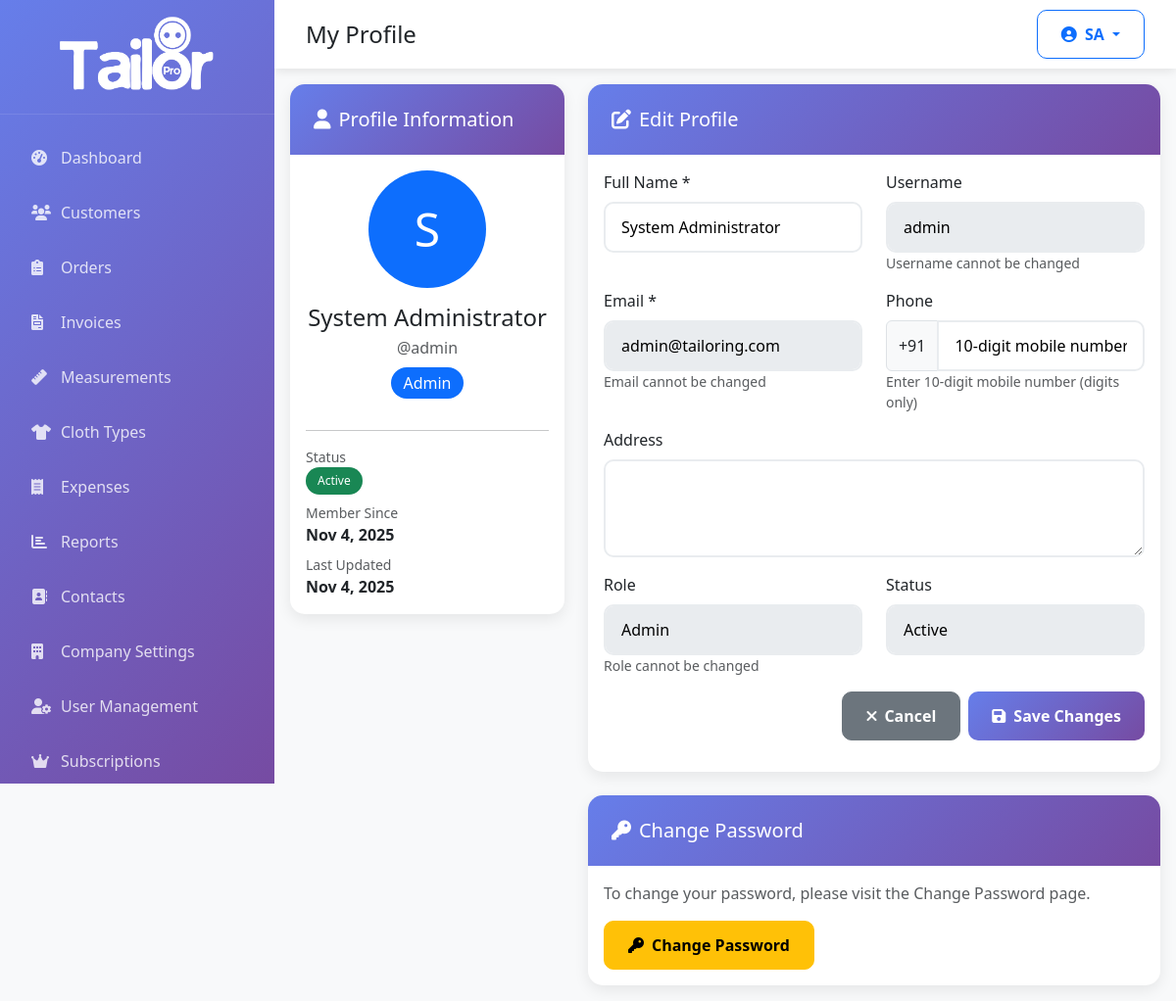
Screenshot of /admin/profile.php (signed in) with the database file from the repository.
### tables this page shows
CREATE TABLE `users` (
  `id` int(11) NOT NULL AUTO_INCREMENT,
  `company_id` int(11) DEFAULT NULL,
  `username` varchar(50) NOT NULL,
  `email` varchar(100) NOT NULL,
  `password` varchar(255) NOT NULL,
  `full_name` varchar(100) NOT NULL,
  `role` enum('admin','staff','tailor','cashier') NOT NULL DEFAULT 'staff',
  `phone` varchar(20) DEFAULT NULL,
  `address` text DEFAULT NULL,
  `status` enum('active','inactive') NOT NULL DEFAULT 'active',
  `last_login` timestamp NULL DEFAULT NULL,
  `created_at` timestamp NOT NULL DEFAULT CURRENT_TIMESTAMP,
  `updated_at` timestamp NOT NULL DEFAULT CURRENT_TIMESTAMP ON UPDATE CURRENT_TIMESTAMP,
  PRIMARY KEY (`id`),
  UNIQUE KEY `username` (`username`),
  UNIQUE KEY `email` (`email`),
  KEY `company_id` (`company_id`),
  KEY `idx_last_login` (`last_login`),
  FOREIGN KEY (`company_id`) REFERENCES `companies` (`id`) ON DELETE CASCADE
);

### config/database.php (called while the page is built, shortened)
<?php
class Database {
    private $host;
    private $db_name;
    private $username;
    private $password;
    private $charset = 'utf8mb4';
    public function __construct() {
        $isLocal = $this->isLocalEnvironment();
        if ($isLocal) {
            $this->host = 'localhost';
            $this->db_name = 'tailoring_management';
            $this->username = 'root';
            $this->password = '';
        } else {
            $this->host = 'localhost';
            $this->db_name = 'u402017191_tailorpro';
            $this->username = 'u402017191_tailorpro';
            $this->password = 'Tailorpro@99';
        }
    }
    private function isLocalEnvironment() {
        $serverName = $_SERVER['SERVER_NAME'] ?? $_SERVER['HTTP_HOST'] ?? 'localhost';
        $localIndicators = [
            'localhost',
            '127.0.0.1',
            '::1',
            'local.test',
            '.local',
            'wamp',
            'xampp'
        ];
        foreach ($localIndicators as $indicator) {
            if (stripos($serverName, $indicator) !== false) {
                return true;
            }
        }
        return false;
    }
    public function getConnection() {
        $this->conn = null;
        try {
            $dsn = "mysql:host=" . $this->host . ";dbname=" . $this->db_name . ";charset=" . $this->charset;
            $options = [
                PDO::ATTR_ERRMODE => PDO::ERRMODE_EXCEPTION,
                PDO::ATTR_DEFAULT_FETCH_MODE => PDO::FETCH_ASSOC,
                PDO::ATTR_EMULATE_PREPARES => false,
            ];
            $this->conn = new PDO($dsn, $this->username, $this->password, $options);
        } catch(PDOException $exception) {
            echo "Connection error: " . $exception->getMessage();
        }
        return $this->conn;
    }
}
?>

### models/BaseModel.php (called while the page is built, shortened)
<?php
require_once __DIR__ . '/../config/database.php';
class BaseModel {
    public function __construct() {
        $database = new Database();
        $this->conn = $database->getConnection();
    }
}
?>

### config/config.php (called while the page is built, shortened)
<?php
function format_date($date, $format = 'Y-m-d') {
    return date($format, strtotime($date));
}
function get_user_id() {
    return $_SESSION['user_id'] ?? null;
}
function get_company_id() {
    return $_SESSION['company_id'] ?? null;
}
?>

### admin/models/User.php (called while the page is built, shortened)
<?php
class User extends BaseModel {
    protected $table = 'users';
    private function getCompanyId() {
        require_once __DIR__ . '/../../config/config.php';
        return get_company_id();
    }
    public function find($id) {
        $companyId = $this->getCompanyId();
        $query = "SELECT * FROM " . $this->table . " WHERE " . $this->primary_key . " = :id";
        $query .= " LIMIT 1";
        $stmt = $this->conn->prepare($query);
        $stmt->bindParam(':id', $id);
        $stmt->execute();
        return $stmt->fetch();
    }
}
?>

### admin/profile.php (the view, shortened to what this page needs)
<?php
require_once '../config/config.php';
require_once 'models/User.php';
$userModel = new User();
require_once 'includes/header.php';
$currentUser = $userModel->find(get_user_id());
?>
<div class="row">
    <div class="col-lg-4 mb-4">
        <div class="card">
            <div class="card-header bg-primary text-white">
                <h5 class="card-title mb-0">
                    <i class="fas fa-user me-2"></i>Profile Information
                </h5>
            </div>
            <div class="card-body text-center">
                <div class="avatar-circle bg-primary text-white mx-auto mb-3" style="width: 120px; height: 120px; border-radius: 50%; display: flex; align-items: center; justify-content: center; font-size: 3rem;">
                    <?php echo strtoupper(substr($currentUser['full_name'], 0, 1)); ?>
                </div>
                <h4 class="mb-1"><?php echo htmlspecialchars($currentUser['full_name']); ?></h4>
                <p class="text-muted mb-2">@<?php echo htmlspecialchars($currentUser['username']); ?></p>
                <span class="badge bg-primary fs-6 mb-3"><?php echo ucfirst($currentUser['role']); ?></span>
                <hr>
                <div class="text-start">
                    <div class="mb-2">
                        <small class="text-muted">Status</small><br>
                        <span class="badge bg-<?php echo $currentUser['status'] === 'active' ? 'success' : 'secondary'; ?>">
                            <?php echo ucfirst($currentUser['status']); ?>
                        </span>
                    </div>
                    <div class="mb-2">
                        <small class="text-muted">Member Since</small><br>
                        <strong><?php echo format_date($currentUser['created_at'], 'M j, Y'); ?></strong>
                    </div>
                    <div>
                        <small class="text-muted">Last Updated</small><br>
                        <strong><?php echo format_date($currentUser['updated_at'], 'M j, Y'); ?></strong>
                    </div>
                </div>
            </div>
        </div>
    </div>
    <div class="col-lg-8">
        <div class="card mb-4">
            <div class="card-header">
                <h5 class="card-title mb-0">
                    <i class="fas fa-edit me-2"></i>Edit Profile
                </h5>
            </div>
            <div class="card-body">
                <form method="POST">
                    <div class="row">
                        <div class="col-md-6 mb-3">
                            <label for="full_name" class="form-label">Full Name *</label>
                            <input type="text"
                                   class="form-control"
                                   id="full_name"
                                   name="full_name"
                                   value="<?php echo htmlspecialchars($currentUser['full_name']); ?>"
                                   required>
                        </div>
                        <div class="col-md-6 mb-3">
                            <label for="username" class="form-label">Username</label>
                            <input type="text"
                                   class="form-control"
                                   id="username"
                                   value="<?php echo htmlspecialchars($currentUser['username']); ?>"
                                   readonly
                                   disabled>
                            <small class="text-muted">Username cannot be changed</small>
                        </div>
                    </div>
                    <div class="row">
                        <div class="col-md-6 mb-3">
                            <label for="email" class="form-label">Email *</label>
                            <input type="email"
                                   class="form-control"
                                   id="email"
                                   name="email"
                                   value="<?php echo htmlspecialchars($currentUser['email']); ?>"
                                   readonly
                                   disabled>
                            <small class="text-muted">Email cannot be changed</small>
                        </div>
                        <div class="col-md-6 mb-3">
                            <label for="phone" class="form-label">Phone</label>
                            <div class="input-group">
                                <span class="input-group-text">+91</span>
                                <input type="tel"
                                       class="form-control"
                                       id="phone"
                                       name="phone"
                                       value="<?php
                                           $phone = $currentUser['phone'] ?? '';
                                           echo htmlspecialchars($phone);
                                       ?>"
                                       placeholder="10-digit mobile number"
                                       pattern="[0-9]{10}"
                                       maxlength="10">
                            </div>
                            <small class="text-muted">Enter 10-digit mobile number (digits only)</small>
                        </div>
                    </div>
                    <div class="mb-3">
                        <label for="address" class="form-label">Address</label>
                        <textarea class="form-control"
                                  id="address"
                                  name="address"
                                  rows="3"><?php echo htmlspecialchars($currentUser['address'] ?? ''); ?></textarea>
                    </div>
                    <div class="row">
                        <div class="col-md-6 mb-3">
                            <label class="form-label">Role</label>
                            <input type="text"
                                   class="form-control"
                                   value="<?php echo ucfirst($currentUser['role']); ?>"
                                   readonly
                                   disabled>
                            <small class="text-muted">Role cannot be changed</small>
                        </div>
                        <div class="col-md-6 mb-3">
                            <label class="form-label">Status</label>
                            <input type="text"
                                   class="form-control"
                                   value="<?php echo ucfirst($currentUser['status']); ?>"
                                   readonly
                                   disabled>
                        </div>
                    </div>
                    <div class="d-grid gap-2 d-md-flex justify-content-md-end">
                        <a href="dashboard.php" class="btn btn-secondary">
                            <i class="fas fa-times me-2"></i>Cancel
                        </a>
                        <button type="submit" class="btn btn-primary">
                            <i class="fas fa-save me-2"></i>Save Changes
                        </button>
                    </div>
                </form>
            </div>
        </div>
        <div class="card">
            <div class="card-header">
                <h5 class="card-title mb-0">
                    <i class="fas fa-key me-2"></i>Change Password
                </h5>
            </div>
            <div class="card-body">
                <p class="text-muted">To change your password, please visit the Change Password page.</p>
                <a href="change-password.php" class="btn btn-warning">
                    <i class="fas fa-key me-2"></i>Change Password
                </a>
            </div>
        </div>
    </div>
</div>
<?php require_once 'includes/footer.php'; ?>

### admin/includes/header.php (style rules this page uses)
:root { --primary-color: #667eea; --secondary-color: #764ba2; --sidebar-width: 280px; --header-height: 70px; }
body { font-family: 'Segoe UI', Tahoma, Geneva, Verdana, sans-serif; background-color: #f8f9fa; }
.card { border: none; border-radius: 15px; box-shadow: 0 5px 15px rgba(0, 0, 0, 0.08); transition: all 0.3s ease; }
.card-header { background: linear-gradient(135deg, var(--primary-color) 0%, var(--secondary-color) 100%); color: white; border-radius: 15px 15px 0 0 !important; border: none; padding: 1.5rem; }
.btn { border-radius: 10px; padding: 0.75rem 1.5rem; font-weight: 600; transition: all 0.3s ease; }
.btn-primary { background: linear-gradient(135deg, var(--primary-color) 0%, var(--secondary-color) 100%); border: none; }
.form-control, .form-select { border-radius: 10px; border: 2px solid #e9ecef; padding: 0.75rem 1rem; transition: all 0.3s ease; background-color: #fff; color: #000000 !important; }
.form-control::placeholder, .form-select::placeholder, input::placeholder, textarea::placeholder, select::placeholder { color: #000000 !important; opacity: 1; }
.form-control, input[type="text"], input[type="email"], input[type="password"], input[type="number"], input[type="tel"], input[type="url"], input[type="search"], textarea { color: #000000 !important; }
.badge { padding: 0.5rem 0.75rem; border-radius: 20px; font-weight: 500; }

### rows the page displays
users: full_name "S", full_name "System Administrator", username "admin", role "Admin", status "Active", created_at "Nov 4, 2025", format_date($currentUser['updated_at'], 'M j, Y') "Nov 4, 2025", email "admin@tailoring.com"

### other values shown
__t(strtolower(str_replace('_', ' ', $page_title ?? 'dashboard'))) "My Profile"
$initials "SA"
